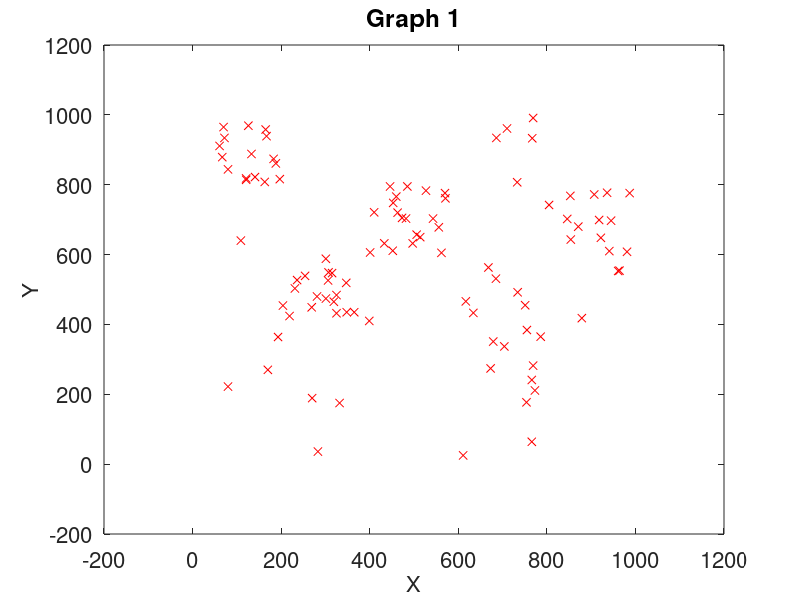

Here is the MATLAB script that generated this plot: (Note: this script raises an error after producing the figure.)
# How can we generate target points in a 5×5 grid using a scale-free distribution, then plan the drone’s traversal path using three different strategies—Random (RAND), Nearest-Next-Frontier (NNF), and Density-First (DF)—and visualize how each strategy changes the movement pattern across the clustered subareas?

% -------------------------

%clear;
% network size: width (w) x height (h)
% e.g., 1000 (m) x 1000 (m) by default
w_begin= 0;
w_end = 1000;
h_begin = 0;
h_end = 1000;

% number of cells (subareas): 5-by-5, by default
n_cell = 5;
tot_cell = n_cell * n_cell;
size_cell = w_end / n_cell;

% n number of target points: 
n = 100;

% a set of rectangular subareas: 5-by-5
x_ = linspace(w_begin, w_end - size_cell, n_cell);
ux = [];
for i = 1:n_cell
    ux = [ux, x_]; 
end 
ux = ux';

y_ = ones(1, n_cell);  
uy = [];
for i = 1:n_cell
    uy = [uy, y_ .* (size_cell * (i - 1))];
end 
uy = uy';

% n number of weights: w, n-by-1, uniform
uw = ones(n, 1);

% n number of weights: w, n-by-1, uniform
% -- between the interval (w_begin, w_end) 
w_begin = 0;
w_end = 10;
w = w_begin + (w_end - w_begin) .* rand(n, 1);

% coverage area with radius, r (m), by default 100
r = 100;

% -----------------------
% scale-free distribution 
% -----------------------

% clustering exponent, alpha
alpha = 1.4;

% population, pop  
% -- initialize to zero
pop = ones(tot_cell, 1) - 1;

% probability, prob
% -- initialize to zero
prob = ones(tot_cell, 1) - 1;

% a set of rectangular subareas, 25-by-5
subarea_loc = [ux, uy];

% the first target point is randomly assigned to one of cells
pos_subarea = randi(tot_cell);

pos_x = randi(size_cell) + ux(pos_subarea);
pos_y = randi(size_cell) + uy(pos_subarea);
pop(pos_subarea) = pop(pos_subarea) + 1;

% the first target point - randomly assigned
loc(1, 1) = pos_x;
loc(1, 2) = pos_y;

% generate all scale-free target points (x, y)
for i = 2:n
    % calculate probabilities
    % -- sigma_pop = sum(pop, "all")
    sigma_pop = 0;
    for j = 1: tot_cell
        sigma_pop = sigma_pop + power(pop(j) + 1, alpha);
    end
    for j = 1: tot_cell
        prob(j) = power(pop(j) + 1, alpha) / sigma_pop; %power(sigma_pop, alpha);
        %prob(j) = power(pop(j), alpha) / power(sigma_pop, alpha)
    end
    % sanity check: if total probabilities are one
    %tot_prob = sum(prob, "all")

    % randomly choose one of subareas
    % -- pos_subarea = randi(tot_cell);
    
    % choose one of subareas based on the probability
    % -- generate a random and compare with cumulative probabilities 
    rand_prob = rand(1, 1); % generate between 0 to 1
    cumu_prob = 0; 
    for j = 1: tot_cell
        cumu_prob = cumu_prob + prob(j);
        if (cumu_prob >= rand_prob)
            pos_subarea = j;
            break
        end
    end

    % generate a position within the chosen subarea
    pos_x = randi(size_cell) + ux(pos_subarea);
    pos_y = randi(size_cell) + uy(pos_subarea);
    % increment the population of subarea
    pop(pos_subarea) = pop(pos_subarea) + 1;

    % add a new target point's (x, y) into a row
    loc = [loc; [pos_x, pos_y]];
end    

% draw target points in the first figure
figure;
plot(loc(:, 1), loc(:, 2), "rx")
hold on
set(gca, 'FontSize', 16);
set(gca, 'xTick', [-200:200:1200]);
set(gca, 'yTick', [-200:200:1200]);
xlabel('X', 'FontSize', 16);
ylabel('Y', 'FontSize', 16); 
axis([-200 1200 -200 1200]);
title('Graph 1');

% Number of points
num_points = 100;
hold on
% Generate locations
loc = [rand(num_points, 1)*1000, rand(num_points, 1)*1000];

% Define clusters as a 5x5 grid
clusters = ceil(loc / 200);  % 200 = 1000 / 5
clusters = clusters(:, 1) + (clusters(:, 2)-1)*5;

% Compute the center of each cluster
cluster_centers = zeros(25, 2);
for i = 1:25
    cluster_centers(i, :) = mean(loc(clusters == i, :), 1);
end

% Count the number of points in each cluster (this will be our "density")
cluster_density = histcounts(clusters, 25);

% RAND strategy
rand_order = randperm(25);
% draw the path planning using RAND strategy in the second figure
figure;
plot(cluster_centers(rand_order, 1), cluster_centers(rand_order, 2), '-o');
title('Path planning with RAND strategy');
xlabel('X', 'FontSize', 16);
ylabel('Y', 'FontSize', 16);
axis([-200 1200 -200 1200]);
set(gca, 'FontSize', 16);
set(gca, 'xTick', [-200:200:1200]);
set(gca, 'yTick', [-200:200:1200]);

% NNF strategy
current_point = cluster_centers(1, :);
nnf_order = 1;
for i = 2:25
    remaining_clusters = setdiff(1:25, nnf_order);
    remaining_centers = cluster_centers(remaining_clusters, :);
    distances = sum((remaining_centers - current_point).^2, 2);
    [~, closest_cluster_idx] = min(distances);
    closest_cluster = remaining_clusters(closest_cluster_idx);
    nnf_order = [nnf_order; closest_cluster];
    current_point = cluster_centers(closest_cluster, :);
end
% draw the path planning using NNF strategy in the third figure
figure;
plot(cluster_centers(nnf_order, 1), cluster_centers(nnf_order, 2), '-o');
title('Path planning with NNF strategy');
xlabel('X', 'FontSize', 16);
ylabel('Y', 'FontSize', 16);
axis([-200 1200 -200 1200]);
set(gca, 'FontSize', 16);
set(gca, 'xTick', [-200:200:1200]);
set(gca, 'yTick', [-200:200:1200]);

% DF strategy
[~, df_order] = sort(cluster_density, 'descend');
% draw the path planning using DF strategy in the fourth figure
figure;
plot(cluster_centers(df_order, 1), cluster_centers(df_order, 2), '-o');
title('Path planning with DF strategy');
xlabel('X', 'FontSize', 16);
ylabel('Y', 'FontSize', 16);
axis([-200 1200 -200 1200]);
set(gca, 'FontSize', 16);
set(gca, 'xTick', [-200:200:1200]);
set(gca, 'yTick', [-200:200:1200]);